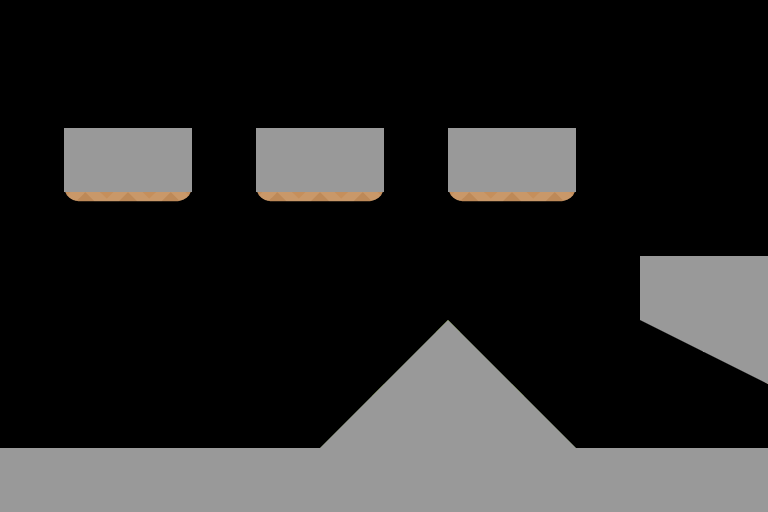

This game map was drawn from its Tiled (.tmx) file and the tilesets committed beside it. A one-line description and the full map source follow:
An orthogonal 12x8 tile map with 64x64 px tiles, 2 tile layers (Tile Layer 1, Tile Layer 2), 2 tilesets.

<map version="1.0" orientation="orthogonal" renderorder="right-down" width="12" height="8" tilewidth="64" tileheight="64" nextobjectid="29">
 <tileset firstgid="1" name="spritesheet_ground" tilewidth="64" tileheight="64" tilecount="512" columns="16">
  <image source="../spritesheet_ground.png" width="1024" height="2048" />
 </tileset>
 <tileset firstgid="513" name="arcade-slopes-64" tilewidth="64" tileheight="64" tilecount="51" columns="17">
  <image source="../arcade-slopes-64.png" width="1088" height="192" />
 </tileset>
 <layer name="Tile Layer 1" width="12" height="8">
  <data encoding="csv">
0,0,0,0,0,0,0,0,0,0,0,0,
0,0,0,0,0,0,0,0,0,0,0,0,
0,257,258,0,257,258,0,257,258,0,0,0,
0,273,274,0,273,274,0,273,274,0,0,0,
0,0,0,0,0,0,0,0,0,0,449,450,
0,0,0,0,0,0,98,129,0,0,465,466,
0,0,0,0,0,98,114,145,129,0,0,0,
33,34,33,34,33,34,33,34,33,34,33,34
</data>
 </layer>
 <layer name="Tile Layer 2" width="12" height="8">
  <data encoding="csv">
0,0,0,0,0,0,0,0,0,0,0,0,
0,0,0,0,0,0,0,0,0,0,0,0,
0,513,513,0,513,513,0,513,513,0,0,0,
0,0,0,0,0,0,0,0,0,0,0,0,
0,0,0,0,0,0,0,0,0,0,513,513,
0,0,0,0,0,0,519,518,0,0,524,525,
0,0,0,0,0,519,513,513,518,0,0,0,
513,513,513,513,513,513,513,513,513,513,513,513
</data>
 </layer>
</map>
